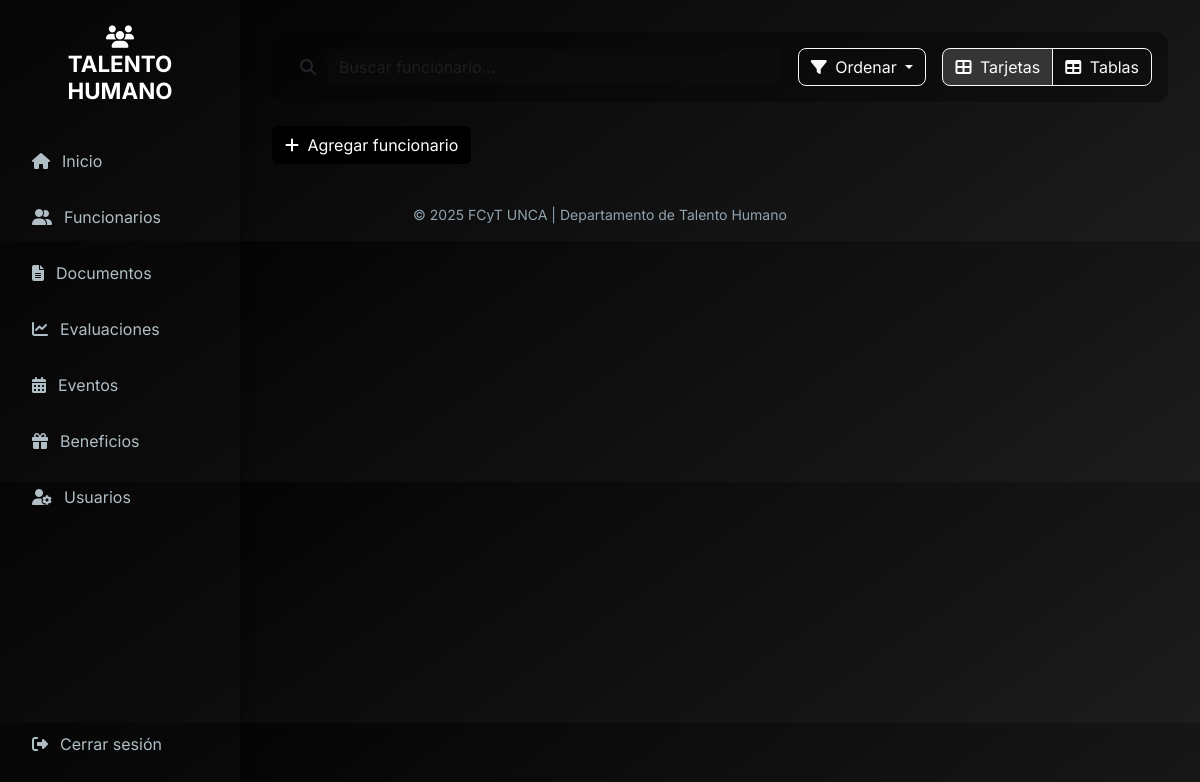
/funcionarios/ (signed in), run on an earlier commit of the app's database.
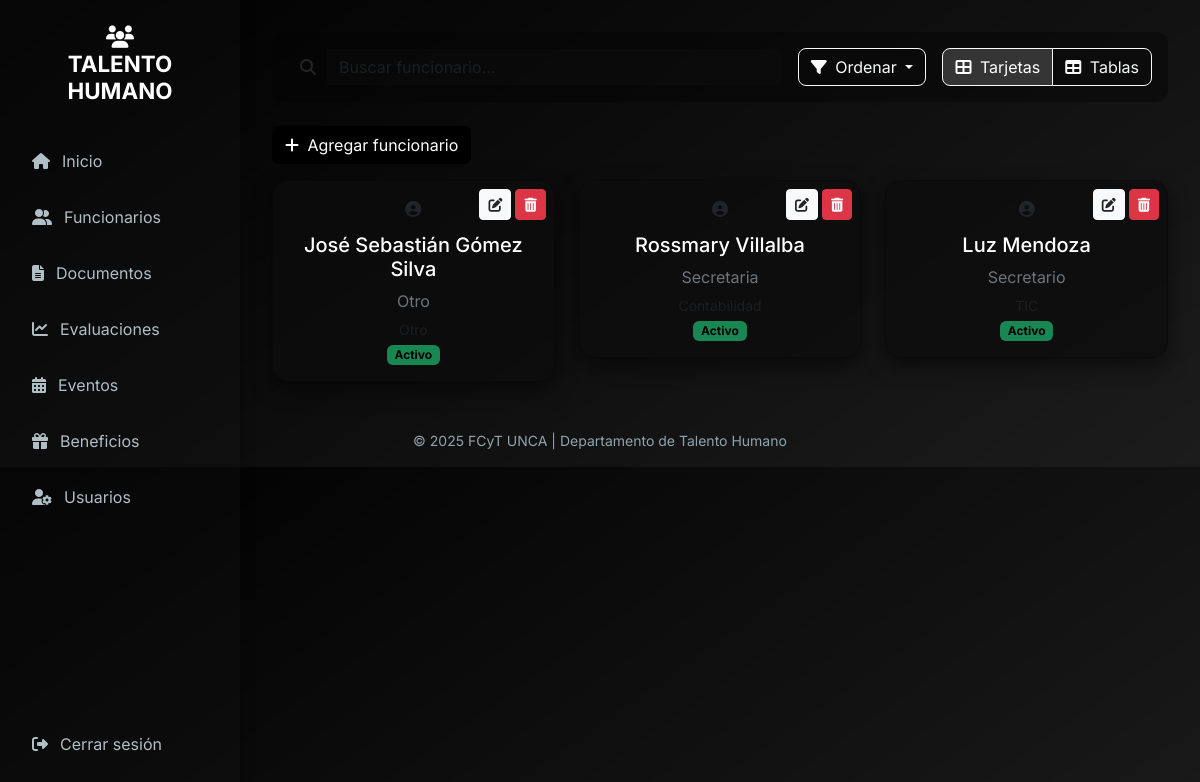
And on a later commit of the database.
### tthh/models.py (models this page shows, shortened)
class PerfilFuncionario(models.Model):
    id_funcionario = models.AutoField(primary_key=True)
    nombre = models.CharField(max_length=80)
    apellido = models.CharField(max_length=80)
    cedula = models.CharField(max_length=45, unique=True)
    cargo = models.CharField(max_length=80)
    fecha_ingreso = models.DateField()
    departamento = models.CharField(max_length=100)
    estado = models.CharField(max_length=45)
    estado_civil = models.CharField(max_length=45)

### tthh/views.py (the view)
# urls.py: path('funcionarios/', views.lista_funcionarios, name='lista_funcionarios'),
@login_required
def lista_funcionarios(request):
    funcionarios = PerfilFuncionario.objects.all()
    departamentos = PerfilFuncionario.objects.values_list('departamento', flat=True).distinct()
    return render(request, 'funcionarios/lista_funcionarios.html', {
    'funcionarios': funcionarios,
    'departamentos': departamentos
    })

### templates/funcionarios/lista_funcionarios.html (shortened to what this page needs)
{% extends 'base.html' %}
{% load static %}
{% block content %}
<link href="https://cdnjs.cloudflare.com/ajax/libs/font-awesome/6.5.0/css/all.min.css" rel="stylesheet">
<div class="search-container d-flex flex-wrap align-items-center gap-3">
    <div class="flex-grow-1">
        <div class="input-group">
            <span class="input-group-text bg-transparent border-0">
                <i class="fas fa-search text-gradient"></i>
            </span>
            <input id="searchInput" type="text" class="form-control" placeholder="Buscar funcionario...">
        </div>
    </div>
    <div>
        <div class="btn-group">
            <button class="btn btn-outline-light dropdown-toggle" data-bs-toggle="dropdown">
                <i class="fas fa-filter me-1"></i> Ordenar
            </button>
        </div>
    </div>
    <div>
        <div class="btn-group">
            <button class="btn btn-outline-light view-toggle-btn active" data-view="card">
                <i class="fas fa-th-large me-1"></i> Tarjetas
            </button>
            <button class="btn btn-outline-light view-toggle-btn" data-view="table">
                <i class="fas fa-table me-1"></i> Tablas
            </button>
        </div>
    </div>
</div>
<div class="mb-3">
    <a href="{% url 'crear_funcionario' %}" class="btn btn-gradient" style="background: #000; color:#fff;">
        <i class="fas fa-plus me-1"></i> Agregar funcionario
    </a>
</div>
<div id="cardView" class="row row-cols-1 row-cols-sm-2 row-cols-md-3 g-4">
    {% for func in funcionarios %}
    <div class="col funcionario-item" data-nombre="{{ func.nombre }} {{ func.apellido }}" data-cargo="{{ func.cargo }}"
        data-departamento="{{ func.departamento }}" data-estado="{{ func.estado }}">
        <div class="card dashboard-card dark animate-fade" data-bs-toggle="modal"
            data-bs-target="#modalFuncionario{{ func.id_funcionario }}">
            {% if user.is_staff %}
            <div class="card-actions">
                <a href="{% url 'editar_funcionario' func.id_funcionario %}" class="btn btn-sm btn-light">
                    <i class="fas fa-edit text-dark"></i>
                </a>
                <button class="btn btn-sm btn-danger"
                    onclick="event.stopPropagation(); confirmarEliminar('{{ func.id_funcionario }}')">
                    <i class="fas fa-trash-alt text-white"></i>
                </button>
            </div>
            {% endif %}
            <div class="card-body text-center">
                {% if func.foto %}
                <img src="{{ func.foto.url }}" class="rounded-circle mb-3">
                {% else %}
                <i class="fas fa-user-circle text-gradient mb-3"></i>
                {% endif %}
                <h5 class="text-white">{{ func.nombre }} {{ func.apellido }}</h5>
                <p class="text-secondary mb-1">{{ func.cargo }}</p>
                <small class="text-muted">{{ func.departamento }}</small><br>
                <span class="badge badge-estado
  {% if func.estado == 'Activo' %}
    bg-success
  {% else %}
    bg-danger
  {% endif %}">
                    {{ func.estado }}
                </span>
            </div>
        </div>
    </div>
    {% endfor %}
</div>
{% endblock %}

### templates/base.html (shortened to what this page needs)
<!DOCTYPE html>
<html lang="es">
<head>
    <link href="https://cdn.jsdelivr.net/npm/bootstrap@5.3.3/dist/css/bootstrap.min.css" rel="stylesheet">
    <link href="https://cdnjs.cloudflare.com/ajax/libs/font-awesome/6.5.0/css/all.min.css" rel="stylesheet">
</head>
<body>
    {% if request.user.is_authenticated %}
    <div class="sidebar">
        <h2><i class="fas fa-users"></i><br>TALENTO HUMANO </h2>
        <a href="{% url 'menu_inicio' %}"><i class="fas fa-home"></i> Inicio</a>
        <a href="{% url 'lista_funcionarios' %}"><i class="fas fa-user-friends"></i> Funcionarios</a>
        <a href="{% url 'lista_documentos' %}"><i class="fas fa-file-alt"></i> Documentos</a>
        <a href="#"><i class="fas fa-chart-line"></i> Evaluaciones</a>
        <a href="#"><i class="fas fa-calendar-alt"></i> Eventos</a>
        <a href="#"><i class="fas fa-gift"></i> Beneficios</a>
        <a href="#"><i class="fas fa-user-cog"></i> Usuarios</a>
        <a href="{% url 'logout' %}" class="mt-auto"><i class="fas fa-sign-out-alt"></i> Cerrar sesión</a>
    </div>
    {% endif %}
    <main class="content">
        {% block content %}{% endblock %}
    </main>
    <footer>
        &copy; 2025 FCyT UNCA | Departamento de Talento Humano
    </footer>
</body>
</html>

### templates/base.html (style rules this page uses)
body { margin: 0; font-family: 'Inter', sans-serif; background: linear-gradient(145deg, #000000, #000000e3); color: #e0e0e0; }
.sidebar { position: fixed; top: 0; left: 0; height: 100vh; width: 240px; background: #16161646; padding: 1.5rem 1rem; display: flex; flex-direction: column; box-shadow: 3px 0 12px rgba(0, 0, 0, 0.2); z-index: 100; }
.sidebar h2 { color: #ffffff; font-weight: 700; font-size: 1.4rem; text-align: center; margin-bottom: 2rem; }
.sidebar a { color: #b0bec5; text-decoration: none; padding: 0.75rem 1rem; border-radius: 8px; transition: background 0.3s, color 0.3s; margin-bottom: 0.5rem; display: flex; align-items: center; }
.sidebar a i { margin-right: 0.75rem; }
.content { margin-left: 240px; padding: 2rem; }
footer { text-align: center; padding: 1rem; font-size: 0.875rem; color: #90a4ae; }

### templates/funcionarios/lista_funcionarios.html (style rules this page uses)
.search-container { background-color: #03030369; border-radius: 0.75rem; padding: 1rem; margin-bottom: 1.5rem; }
.search-container .form-control { background: #1818182d; border: none; color: #e0e0e0; }
.search-container .dropdown-toggle, .search-container .view-toggle-btn { border-radius: 0.5rem; }
.view-toggle-btn.active { background: #353535; color: #fff; }
.dashboard-card.dark { background: #0c0c0cc0; border-radius: 1rem; box-shadow: 0 8px 20px rgba(0, 0, 0, 0.5); transition: transform 0.3s, box-shadow 0.3s; position: relative; }
.dashboard-card.dark .card-actions { position: absolute; top: 0.5rem; right: 0.5rem; display: flex; gap: 0.25rem; }
.badge-estado.bg-success { background: #00bcd4; color: #000; }
.animate-fade { opacity: 0; transform: translateY(20px); animation: fadeInUp 0.8s ease forwards; }

What changed in the data, as far as the page shows it:
added PerfilFuncionario: nombre "José Sebastián", apellido "Gómez Silva", cargo "Otro", estado "Activo"
added PerfilFuncionario: nombre "Rossmary", apellido "Villalba", cargo "Secretaria", estado "Activo"
added PerfilFuncionario: nombre "Luz", apellido "Mendoza", cargo "Secretario", estado "Activo"
